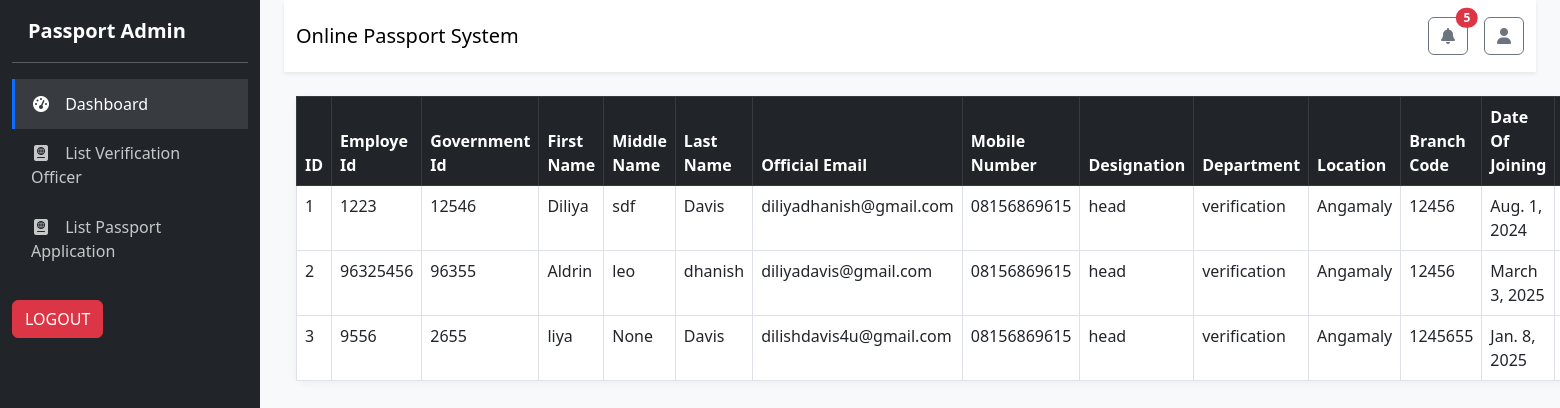
The app's page /list_verificationofficer/ with its own data.
### verification_app/models.py (models this page shows, shortened)
class Employee(models.Model):
    employee_id = models.CharField(max_length=20, unique=True)
    govt_id = models.CharField(max_length=20, unique=True)
    first_name = models.CharField(max_length=50)
    middle_name = models.CharField(max_length=50, blank=True, null=True)
    last_name = models.CharField(max_length=50)
    dob = models.DateField()
    gender = models.CharField(max_length=10)
    photo = models.ImageField(upload_to='employee_photos/')
    official_email = models.EmailField(unique=True)
    alternative_email = models.EmailField(blank=True, null=True)
    mobile_number = models.CharField(max_length=15)
    emergency_contact = models.CharField(max_length=15, blank=True, null=True)
    designation = models.CharField(max_length=100)
    department = models.CharField(max_length=100)
    location = models.CharField(max_length=100)
    branch_code = models.CharField(max_length=20)
    joining_date = models.DateField()
    reporting_officer = models.CharField(max_length=100)
    employment_type = models.CharField(max_length=20)
    user_role = models.CharField(max_length=50)
    jurisdiction = models.TextField()  # Comma-separated values
    access_level = models.CharField(max_length=20)
    verify_authority = models.TextField()  # Comma-separated values
    password = models.CharField(max_length=128)
    digital_signature = models.ImageField(upload_to='digital_signatures/')
    last_login = models.DateTimeField(null=True, blank=True)

### passport_app/views.py (the view)
# urls.py: path('list_verificationofficer/', views.list_verificationofficer, name='list_verificationofficer'),
def list_verificationofficer(request):
    data = Employee.objects.all()
    return render(request, "admin/List_Manage_verification_officer.html",{"data": data})

### passport_app/templates/admin/List_Manage_verification_officer.html (shortened to what this page needs)
<!DOCTYPE html>
{% extends 'home.html' %}
{% block content %}
<html lang="en">
<head>
</head>
<body>
    <div class="container mt-4">
         <table class="table table-bordered table-responsive">
            <thead class="table-dark">
                <tr>
                    <th>ID</th>
                    <th>Employe Id</th>
                    <th>Government Id</th>
                    <th>First Name</th>
                    <th>Middle Name</th>
                    <th>Last Name</th>
                    <th>Official Email</th>
                    <th>Mobile Number</th>
                    <th>Designation</th>
                    <th>Department</th>
                    <th>Location</th>
                    <th>Branch Code</th>
                    <th>Date Of Joining</th>
                    <th>Reporting Officer</th>
                </tr>
            </thead>
            <tbody>
                {% for d in data %}
                <tr>
                    <td>{{d.id}}</td>
                    <td>{{d.employee_id}}</td>
                    <td>{{d.govt_id}}</td>
                    <td>{{d.first_name}}</td>
                    <td>{{d.middle_name}}</td>
                    <td>{{d.last_name}}</td>
                    <td>{{d.official_email}}</td>
                    <td>{{d.mobile_number}}</td>
                    <td>{{d.designation}}</td>
                    <td>{{d.department}}</td>
                    <td>{{d.location}}</td>
                    <td>{{d.branch_code}}</td>
                    <td>{{d.joining_date}}</td>
                    <td>{{d.reporting_officer}}</td>
                </tr>
                {% endfor %}
            </tbody>
    </div>
</body>
</html>
{% endblock %}

### passport_app/templates/home.html (style rules this page uses)
:root { --primary-color: #0d6efd; --sidebar-bg: #212529; --card-border: #dee2e6; }
body { font-family: 'Segoe UI', Tahoma, Geneva, Verdana, sans-serif; background-color: #f8f9fa; }
.table-responsive { border-radius: 10px; box-shadow: 0 2px 10px rgba(0, 0, 0, 0.05); }

### records on screen
Employee: id "1", employee_id "1223", govt_id "12546", first_name "Diliya", middle_name "sdf", last_name "Davis", official_email "diliyadhanish@gmail.com", mobile_number "08156869615", designation "head", department "verification", location "Angamaly", branch_code "12456", joining_date "Aug. 1, 2024"
Employee: id "2", employee_id "96325456", govt_id "96355", first_name "Aldrin", middle_name "leo", last_name "dhanish", official_email "diliyadavis@gmail.com", mobile_number "08156869615", designation "head", department "verification", location "Angamaly", branch_code "12456", joining_date "March 3, 2025"
Employee: id "3", employee_id "9556", govt_id "2655", first_name "liya", middle_name "None", last_name "Davis", official_email "dilishdavis4u@gmail.com", mobile_number "08156869615", designation "head", department "verification", location "Angamaly", branch_code "1245655", joining_date "Jan. 8, 2025"
